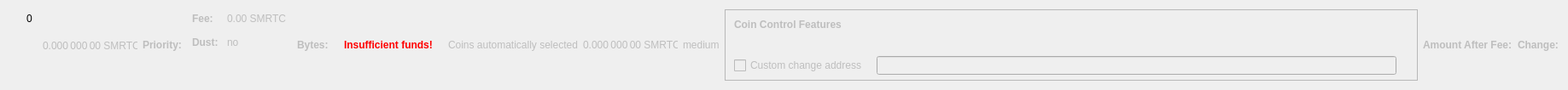
    <widget class="QWidget" name="dummyHideWidget" native="true">
     <property name="maximumSize">
      <size>
       <width>100</width>
       <height>22</height>
      </size>
     </property>
     <layout class="QHBoxLayout" name="dummyHideLayout">
      <item>
       <layout class="QFormLayout" name="formLayoutCoinControl1">
        <property name="horizontalSpacing">
         <number>10</number>
        </property>
        <property name="verticalSpacing">
         <number>14</number>
        </property>
        <property name="leftMargin">
         <number>10</number>
        </property>
        <property name="topMargin">
         <number>4</number>
        </property>
        <property name="rightMargin">
         <number>6</number>
        </property>
        <item row="0" column="1">
         <widget class="QLabel" name="labelCoinControlBytes">
          <property name="cursor">
           <cursorShape>IBeamCursor</cursorShape>
          </property>
          <property name="contextMenuPolicy">
           <enum>Qt::ActionsContextMenu</enum>
          </property>
          <property name="text">
           <string notr="true">0</string>
          </property>
          <property name="textInteractionFlags">
           <set>Qt::LinksAccessibleByMouse|Qt::TextSelectableByKeyboard|Qt::TextSelectableByMouse</set>
          </property>
         </widget>
        </item>
       </layout>
      </item>
      <item>
       <widget class="QLabel" name="labelCoinControlAfterFee">
        <property name="enabled">
         <bool>false</bool>
        </property>
        <property name="sizePolicy">
         <sizepolicy hsizetype="Fixed" vsizetype="Fixed">
          <horstretch>0</horstretch>
          <verstretch>0</verstretch>
         </sizepolicy>
        </property>
        <property name="minimumSize">
         <size>
          <width>111</width>
          <height>12</height>
         </size>
        </property>
        <property name="maximumSize">
         <size>
          <width>111</width>
          <height>12</height>
         </size>
        </property>
        <property name="cursor">
         <cursorShape>IBeamCursor</cursorShape>
        </property>
        <property name="contextMenuPolicy">
         <enum>Qt::ActionsContextMenu</enum>
        </property>
        <property name="text">
         <string notr="true">0.000 000 00 SMRTC</string>
        </property>
        <property name="textInteractionFlags">
         <set>Qt::LinksAccessibleByMouse|Qt::TextSelectableByKeyboard|Qt::TextSelectableByMouse</set>
        </property>
       </widget>
      </item>
      <item>
       <widget class="QLabel" name="labelCoinControlPriorityText">
        <property name="enabled">
         <bool>false</bool>
        </property>
        <property name="font">
         <font>
          <weight>75</weight>
          <bold>true</bold>
         </font>
        </property>
        <property name="text">
         <string>Priority:</string>
        </property>
       </widget>
      </item>
      <item>
       <layout class="QHBoxLayout" name="horizontalLayout"/>
      </item>
      <item>
       <layout class="QFormLayout" name="formLayoutCoinControl3">
        <property name="horizontalSpacing">
         <number>10</number>
        </property>
        <property name="verticalSpacing">
         <number>14</number>
        </property>
        <property name="leftMargin">
         <number>6</number>
        </property>
        <property name="topMargin">
         <number>4</number>
        </property>
        <property name="rightMargin">
         <number>6</number>
        </property>
        <item row="0" column="0">
         <widget class="QLabel" name="labelCoinControlFeeText">
          <property name="enabled">
           <bool>false</bool>
          </property>
          <property name="font">
           <font>
            <weight>75</weight>
            <bold>true</bold>
           </font>
          </property>
          <property name="text">
           <string>Fee:</string>
          </property>
          <property name="margin">
           <number>0</number>
          </property>
         </widget>
        </item>
        <item row="0" column="1">
         <widget class="QLabel" name="labelCoinControlFee">
          <property name="enabled">
           <bool>false</bool>
          </property>
          <property name="cursor">
           <cursorShape>IBeamCursor</cursorShape>
          </property>
          <property name="contextMenuPolicy">
           <enum>Qt::ActionsContextMenu</enum>
          </property>
          <property name="text">
           <string notr="true">0.00 SMRTC</string>
          </property>
          <property name="textInteractionFlags">
           <set>Qt::LinksAccessibleByMouse|Qt::TextSelectableByKeyboard|Qt::TextSelectableByMouse</set>
          </property>
         </widget>
        </item>
        <item row="1" column="0">
         <widget class="QLabel" name="labelCoinControlLowOutputText">
          <property name="enabled">
           <bool>false</bool>
          </property>
          <property name="font">
           <font>
            <weight>75</weight>
            <bold>true</bold>
           </font>
          </property>
          <property name="text">
           <string>Dust:</string>
          </property>
         </widget>
        </item>
        <item row="1" column="1">
         <widget class="QLabel" name="labelCoinControlLowOutput">
          <property name="enabled">
           <bool>false</bool>
          </property>
          <property name="cursor">
           <cursorShape>IBeamCursor</cursorShape>
          </property>
          <property name="contextMenuPolicy">
           <enum>Qt::ActionsContextMenu</enum>
          </property>
          <property name="text">
           <string>no</string>
          </property>
          <property name="textInteractionFlags">
           <set>Qt::LinksAccessibleByMouse|Qt::TextSelectableByKeyboard|Qt::TextSelectableByMouse</set>
          </property>
         </widget>
        </item>
       </layout>
      </item>
      <item>
       <widget class="QLabel" name="labelCoinControlBytesText">
        <property name="enabled">
         <bool>false</bool>
        </property>
        <property name="font">
         <font>
          <weight>75</weight>
          <bold>true</bold>
         </font>
        </property>
        <property name="text">
         <string>Bytes:</string>
        </property>
       </widget>
      </item>
      <item>
       <layout class="QFormLayout" name="formLayoutCoinControl2">
        <property name="horizontalSpacing">
         <number>10</number>
        </property>
        <property name="verticalSpacing">
         <number>14</number>
        </property>
        <property name="leftMargin">
         <number>6</number>
        </property>
        <property name="topMargin">
         <number>4</number>
        </property>
        <property name="rightMargin">
         <number>6</number>
        </property>
       </layout>
      </item>
      <item>
       <layout class="QHBoxLayout" name="horizontalLayoutCoinControl2">
        <property name="spacing">
         <number>8</number>
        </property>
        <property name="bottomMargin">
         <number>10</number>
        </property>
       </layout>
      </item>
      <item>
       <widget class="QLabel" name="labelCoinControlInsuffFunds">
        <property name="enabled">
         <bool>false</bool>
        </property>
        <property name="minimumSize">
         <size>
          <width>0</width>
          <height>0</height>
         </size>
        </property>
        <property name="font">
         <font>
          <weight>75</weight>
          <bold>true</bold>
         </font>
        </property>
        <property name="styleSheet">
         <string notr="true">color:red;font-weight:bold;</string>
        </property>
        <property name="text">
         <string>Insufficient funds!</string>
        </property>
        <property name="margin">
         <number>5</number>
        </property>
       </widget>
      </item>
      <item>
       <layout class="QFormLayout" name="formLayoutCoinControl4">
        <property name="horizontalSpacing">
         <number>10</number>
        </property>
        <property name="verticalSpacing">
         <number>14</number>
        </property>
        <property name="leftMargin">
         <number>6</number>
        </property>
        <property name="topMargin">
         <number>4</number>
        </property>
        <property name="rightMargin">
         <number>6</number>
        </property>
       </layout>
      </item>
      <item>
       <widget class="QLabel" name="labelCoinControlAutomaticallySelected">
        <property name="enabled">
         <bool>false</bool>
        </property>
        <property name="sizePolicy">
         <sizepolicy hsizetype="Fixed" vsizetype="Fixed">
          <horstretch>0</horstretch>
          <verstretch>0</verstretch>
         </sizepolicy>
        </property>
        <property name="minimumSize">
         <size>
          <width>0</width>
          <height>0</height>
         </size>
        </property>
        <property name="maximumSize">
         <size>
          <width>240</width>
          <height>16777215</height>
         </size>
        </property>
        <property name="text">
         <string>Coins automatically selected</string>
        </property>
        <property name="margin">
         <number>5</number>
        </property>
       </widget>
      </item>
      <item>
       <widget class="QLabel" name="labelCoinControlChange">
        <property name="enabled">
         <bool>false</bool>
        </property>
        <property name="sizePolicy">
         <sizepolicy hsizetype="Fixed" vsizetype="Fixed">
          <horstretch>0</horstretch>
          <verstretch>0</verstretch>
         </sizepolicy>
        </property>
        <property name="minimumSize">
         <size>
          <width>111</width>
          <height>0</height>
         </size>
        </property>
        <property name="maximumSize">
         <size>
          <width>111</width>
          <height>16777215</height>
         </size>
        </property>
        <property name="cursor">
         <cursorShape>IBeamCursor</cursorShape>
        </property>
        <property name="contextMenuPolicy">
         <enum>Qt::ActionsContextMenu</enum>
        </property>
        <property name="text">
         <string notr="true">0.000 000 00 SMRTC</string>
        </property>
        <property name="textInteractionFlags">
         <set>Qt::LinksAccessibleByMouse|Qt::TextSelectableByKeyboard|Qt::TextSelectableByMouse</set>
        </property>
       </widget>
      </item>
      <item>
       <widget class="QLabel" name="labelCoinControlPriority">
        <property name="enabled">
         <bool>false</bool>
        </property>
        <property name="cursor">
         <cursorShape>IBeamCursor</cursorShape>
        </property>
        <property name="contextMenuPolicy">
         <enum>Qt::ActionsContextMenu</enum>
        </property>
        <property name="text">
         <string>medium</string>
        </property>
        <property name="textInteractionFlags">
         <set>Qt::LinksAccessibleByMouse|Qt::TextSelectableByKeyboard|Qt::TextSelectableByMouse</set>
        </property>
       </widget>
      </item>
      <item>
       <widget class="QFrame" name="frameCoinControl">
        <property name="sizePolicy">
         <sizepolicy hsizetype="Expanding" vsizetype="Expanding">
          <horstretch>0</horstretch>
          <verstretch>0</verstretch>
         </sizepolicy>
        </property>
        <property name="maximumSize">
         <size>
          <width>16777215</width>
          <height>16777215</height>
         </size>
        </property>
        <property name="frameShape">
         <enum>QFrame::StyledPanel</enum>
        </property>
        <property name="frameShadow">
         <enum>QFrame::Sunken</enum>
        </property>
        <layout class="QVBoxLayout" name="verticalLayoutCoinControl2_2">
         <property name="spacing">
          <number>0</number>
         </property>
         <property name="leftMargin">
          <number>0</number>
         </property>
         <property name="topMargin">
          <number>0</number>
         </property>
         <property name="rightMargin">
          <number>0</number>
         </property>
         <property name="bottomMargin">
          <number>6</number>
         </property>
         <item>
          <layout class="QVBoxLayout" name="verticalLayoutCoinControl" stretch="0,0,0,1">
           <property name="spacing">
            <number>0</number>
           </property>
           <property name="leftMargin">
            <number>10</number>
           </property>
           <property name="topMargin">
            <number>10</number>
           </property>
           <item>
            <layout class="QHBoxLayout" name="horizontalLayoutCoinControl1">
             <property name="bottomMargin">
              <number>15</number>
             </property>
             <item>
              <widget class="QLabel" name="labelCoinControlFeatures">
               <property name="enabled">
                <bool>false</bool>
               </property>
               <property name="sizePolicy">
                <sizepolicy hsizetype="Preferred" vsizetype="Maximum">
                 <horstretch>0</horstretch>
                 <verstretch>0</verstretch>
                </sizepolicy>
               </property>
               <property name="font">
                <font>
                 <weight>75</weight>
                 <bold>true</bold>
                </font>
               </property>
               <property name="styleSheet">
                <string notr="true">font-weight:bold;</string>
               </property>
               <property name="text">
                <string>Coin Control Features</string>
               </property>
              </widget>
             </item>
            </layout>
           </item>
           <item>
            <widget class="QWidget" name="widgetCoinControl" native="true">
             <property name="sizePolicy">
              <sizepolicy hsizetype="Preferred" vsizetype="Preferred">
               <horstretch>0</horstretch>
               <verstretch>0</verstretch>
              </sizepolicy>
             </property>
             <property name="minimumSize">
              <size>
               <width>0</width>
               <height>0</height>
              </size>
             </property>
             <property name="styleSheet">
              <string notr="true"/>
             </property>
             <layout class="QHBoxLayout" name="horizontalLayoutCoinControl5_2">
              <property name="leftMargin">
               <number>0</number>
              </property>
              <property name="topMargin">
               <number>0</number>
              </property>
              <property name="rightMargin">
               <number>0</number>
              </property>
              <property name="bottomMargin">
               <number>0</number>
              </property>
              <item>
               <layout class="QHBoxLayout" name="horizontalLayoutCoinControl3">
                <property name="spacing">
                 <number>20</number>
                </property>
                <property name="topMargin">
                 <number>0</number>
                </property>
                <property name="bottomMargin">
                 <number>10</number>
                </property>
               </layout>
              </item>
             </layout>
            </widget>
           </item>
           <item>
            <layout class="QHBoxLayout" name="horizontalLayoutCoinControl4" stretch="0,0,0">
             <property name="spacing">
              <number>12</number>
             </property>
             <property name="sizeConstraint">
              <enum>QLayout::SetDefaultConstraint</enum>
             </property>
             <property name="topMargin">
              <number>5</number>
             </property>
             <property name="rightMargin">
              <number>5</number>
             </property>
             <item>
              <widget class="QCheckBox" name="checkBoxCoinControlChange">
               <property name="enabled">
                <bool>false</bool>
               </property>
               <property name="toolTip">
                <string>If this is activated, but the change address is empty or invalid, change will be sent to a newly generated address.</string>
               </property>
               <property name="text">
                <string>Custom change address</string>
               </property>
              </widget>
             </item>
             <item>
              <widget class="QValidatedLineEdit" name="lineEditCoinControlChange">
               <property name="enabled">
                <bool>false</bool>
               </property>
               <property name="sizePolicy">
                <sizepolicy hsizetype="Expanding" vsizetype="Fixed">
                 <horstretch>0</horstretch>
                 <verstretch>0</verstretch>
                </sizepolicy>
               </property>
              </widget>
             </item>
             <item>
              <widget class="QLabel" name="labelCoinControlChangeLabel_2">
               <property name="sizePolicy">
                <sizepolicy hsizetype="Preferred" vsizetype="Expanding">
                 <horstretch>0</horstretch>
                 <verstretch>0</verstretch>
                </sizepolicy>
               </property>
               <property name="minimumSize">
                <size>
                 <width>0</width>
                 <height>0</height>
                </size>
               </property>
               <property name="text">
                <string/>
               </property>
               <property name="margin">
                <number>3</number>
               </property>
              </widget>
             </item>
            </layout>
           </item>
           <item>
            <spacer name="verticalSpacerCoinControl">
             <property name="orientation">
              <enum>Qt::Vertical</enum>
             </property>
             <property name="sizeHint" stdset="0">
              <size>
               <width>800</width>
               <height>1</height>
              </size>
             </property>
            </spacer>
           </item>
          </layout>
         </item>
        </layout>
       </widget>
      </item>
      <item>
       <widget class="QLabel" name="labelCoinControlAfterFeeText">
        <property name="enabled">
         <bool>false</bool>
        </property>
        <property name="minimumSize">
         <size>
          <width>0</width>
          <height>0</height>
         </size>
        </property>
        <property name="maximumSize">
         <size>
          <width>16777215</width>
          <height>16777215</height>
         </size>
        </property>
        <property name="font">
         <font>
          <weight>75</weight>
          <bold>true</bold>
         </font>
        </property>
        <property name="text">
         <string>Amount After Fee:</string>
        </property>
        <property name="alignment">
         <set>Qt::AlignLeading|Qt::AlignLeft|Qt::AlignVCenter</set>
        </property>
        <property name="margin">
         <number>0</number>
        </property>
       </widget>
      </item>
      <item>
       <widget class="QLabel" name="labelCoinControlChangeText">
        <property name="enabled">
         <bool>false</bool>
        </property>
        <property name="sizePolicy">
         <sizepolicy hsizetype="Preferred" vsizetype="Preferred">
          <horstretch>0</horstretch>
          <verstretch>0</verstretch>
         </sizepolicy>
        </property>
        <property name="minimumSize">
         <size>
          <width>0</width>
          <height>0</height>
         </size>
        </property>
        <property name="maximumSize">
         <size>
          <width>16777215</width>
          <height>16777215</height>
         </size>
        </property>
        <property name="font">
         <font>
          <weight>75</weight>
          <bold>true</bold>
         </font>
        </property>
        <property name="text">
         <string>Change:</string>
        </property>
        <property name="alignment">
         <set>Qt::AlignLeading|Qt::AlignLeft|Qt::AlignVCenter</set>
        </property>
       </widget>
      </item>
     </layout>
    </widget>
